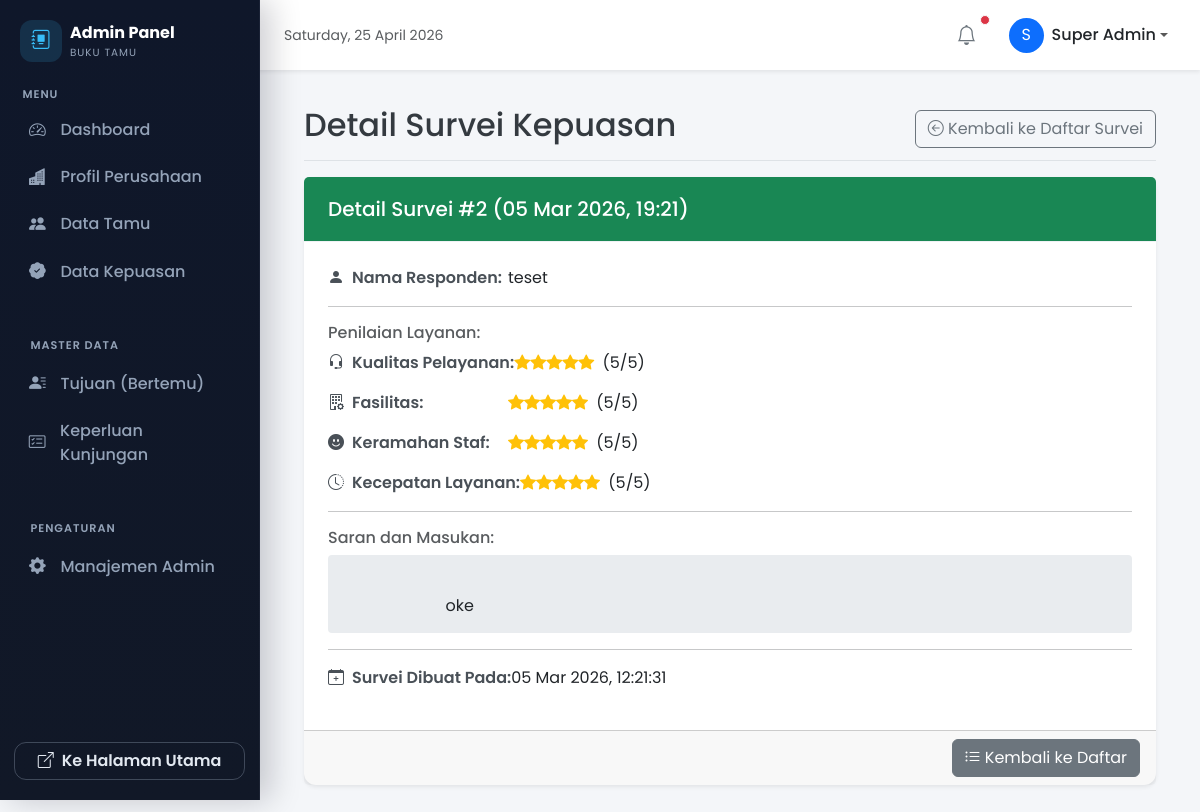
Screenshot of /admin/detail_kepuasan.php?id=2 (signed in) with the database file from the repository.
### tables this page shows
CREATE TABLE `tb_kepuasan` (
  `id_kepuasan` int NOT NULL,
  `id_tamu_fk` int DEFAULT NULL,
  `nama_responden` varchar(120) DEFAULT NULL,
  `tanggal_survei` date NOT NULL,
  `waktu_survei` time NOT NULL,
  `nilai_pelayanan` tinyint NOT NULL,
  `nilai_fasilitas` tinyint NOT NULL,
  `nilai_keramahan` tinyint NOT NULL,
  `nilai_kecepatan` tinyint NOT NULL,
  `saran_masukan` text,
  `created_at` timestamp NOT NULL DEFAULT CURRENT_TIMESTAMP
);

### admin/detail_kepuasan.php (the view, shortened to what this page needs)
<?php
require_once __DIR__ . '/../koneksi/koneksi.php';
$page_title = "Detail Survei Kepuasan";
$survei_detail = null;
if (isset($_GET['id']) && filter_var($_GET['id'], FILTER_VALIDATE_INT)) {
    $id_kepuasan_to_view = $_GET['id'];
    $sql_select_detail = "SELECT ks.id_kepuasan, ks.id_tamu_fk, ks.nama_responden,
                                 ks.tanggal_survei, ks.waktu_survei,
                                 ks.nilai_pelayanan, ks.nilai_fasilitas,
                                 ks.nilai_keramahan, ks.nilai_kecepatan,
                                 ks.saran_masukan, ks.created_at,
                                 t.nama_tamu AS nama_tamu_terkait
                          FROM tb_kepuasan ks
                          LEFT JOIN tb_tamu t ON ks.id_tamu_fk = t.id_tamu
                          WHERE ks.id_kepuasan = ?";
    if ($stmt_detail = $koneksi->prepare($sql_select_detail)) {
        $stmt_detail->bind_param("i", $id_kepuasan_to_view);
        $stmt_detail->execute();
        $result_detail = $stmt_detail->get_result();
        if ($result_detail->num_rows === 1) {
            $survei_detail = $result_detail->fetch_assoc();
        } else {
            $error_message = "Data survei kepuasan tidak ditemukan.";
            $_SESSION['message'] = $error_message;
            $_SESSION['message_type'] = "danger";
            header("Location: data_kepuasan.php");
            exit;
        }
    }
} else {
    $_SESSION['message'] = "ID survei tidak valid atau tidak disediakan.";
    $_SESSION['message_type'] = "warning";
    header("Location: data_kepuasan.php");
    exit;
}
function display_rating_detail($rating_value) {
    $stars_html = '';
    for ($i = 1; $i <= 5; $i++) {
        $stars_html .= ($i <= $rating_value) ? '<i class="bi bi-star-fill rating-stars"></i>' : '<i class="bi bi-star rating-stars"></i>';
    }
    return $stars_html . " <span class='ms-1'>($rating_value/5)</span>";
}
?>
<!DOCTYPE html>
<html lang="id">
<head>
    <link href="https://cdn.jsdelivr.net/npm/bootstrap@5.3.3/dist/css/bootstrap.min.css" rel="stylesheet">
    <link rel="stylesheet" href="https://cdn.jsdelivr.net/npm/bootstrap-icons@1.11.3/font/bootstrap-icons.min.css">
    <link href="css/admin-style.css" rel="stylesheet">
</head>
<body>
    <?php
    if (file_exists(__DIR__ . '/_partials/navbar.php')) { include_once __DIR__ . '/_partials/navbar.php'; }
    if (file_exists(__DIR__ . '/_partials/sidebar.php')) { include_once __DIR__ . '/_partials/sidebar.php'; }
    ?>
    <main class="main-content">
        <div class="container-fluid">
            <div class="d-flex justify-content-between flex-wrap flex-md-nowrap align-items-center pt-3 pb-2 mb-3 border-bottom">
                <h1 class="h2"><?php echo htmlspecialchars($page_title); ?></h1>
                <a href="data_kepuasan.php" class="btn btn-outline-secondary">
                    <i class="bi bi-arrow-left-circle"></i> Kembali ke Daftar Survei
                </a>
            </div>
            <?php if ($survei_detail): ?>
            <div class="card shadow-sm">
                <div class="card-header bg-success text-white">
                    <h5 class="mb-0">Detail Survei #<?php echo $survei_detail['id_kepuasan']; ?>
                        (<?php echo htmlspecialchars(date('d M Y, H:i', strtotime($survei_detail['tanggal_survei'] . ' ' . $survei_detail['waktu_survei']))); ?>)
                    </h5>
                </div>
                <div class="card-body">
                    <div class="detail-group">
                        <span class="detail-label"><i class="bi bi-person-fill me-2"></i>Nama Responden:</span>
                        <span class="detail-value">
                            <?php
                            if (!empty($survei_detail['nama_responden'])) {
                                echo htmlspecialchars($survei_detail['nama_responden']);
                            } else {
                                echo '<em>Anonim</em>';
                            }
                            ?>
                        </span>
                    </div>
                    <hr>
                    <h6 class="mt-3 mb-2 text-muted">Penilaian Layanan:</h6>
                    <div class="detail-group">
                        <span class="detail-label"><i class="bi bi-headset me-2"></i>Kualitas Pelayanan:</span>
                        <span class="detail-value"><?php echo display_rating_detail($survei_detail['nilai_pelayanan']); ?></span>
                    </div>
                    <div class="detail-group">
                        <span class="detail-label"><i class="bi bi-building-gear me-2"></i>Fasilitas:</span>
                        <span class="detail-value"><?php echo display_rating_detail($survei_detail['nilai_fasilitas']); ?></span>
                    </div>
                    <div class="detail-group">
                        <span class="detail-label"><i class="bi bi-emoji-smile-fill me-2"></i>Keramahan Staf:</span>
                        <span class="detail-value"><?php echo display_rating_detail($survei_detail['nilai_keramahan']); ?></span>
                    </div>
                    <div class="detail-group">
                        <span class="detail-label"><i class="bi bi-clock-history me-2"></i>Kecepatan Layanan:</span>
                        <span class="detail-value"><?php echo display_rating_detail($survei_detail['nilai_kecepatan']); ?></span>
                    </div>
                    <hr>
                    <h6 class="mt-3 mb-2 text-muted">Saran dan Masukan:</h6>
                    <div class="saran-masukan-box">
                        <?php echo $survei_detail['saran_masukan'] ? nl2br(htmlspecialchars($survei_detail['saran_masukan'])) : '<em>Tidak ada saran atau masukan.</em>'; ?>
                    </div>
                     <hr>
                     <div class="detail-group">
                        <span class="detail-label"><i class="bi bi-calendar-plus me-2"></i>Survei Dibuat Pada:</span>
                        <span class="detail-value"><?php echo htmlspecialchars(date('d M Y, H:i:s', strtotime($survei_detail['created_at']))); ?></span>
                    </div>
                </div>
                <div class="card-footer text-end">
                    <a href="data_kepuasan.php" class="btn btn-secondary"><i class="bi bi-list-ul"></i> Kembali ke Daftar</a>
                </div>
            </div>
            <?php endif; ?>
        </div>
    </main>
</body>
</html>

### admin/css/admin-style.css (style rules this page uses)
:root { --sidebar-width: 260px; --sidebar-bg: #0f172a; --sidebar-surface: #111827; --sidebar-accent: #38bdf8; --sidebar-text: #e2e8f0; --sidebar-muted: #94a3b8; --sidebar-hover: rgba(148, 163, 184, 0.12); }
body { font-family: 'Poppins', sans-serif; background-color: #f4f6f9; color: #343a40; }
.main-content { padding-top: 90px; padding-left: 1rem; padding-right: 1rem; padding-bottom: 3rem; min-height: 100vh; margin-left: 0; transition: margin-left 0.3s ease-in-out; }
@media (min-width: 768px) { .main-content { margin-left: var(--sidebar-width); padding-left: 2rem; padding-right: 2rem; } }
.card { background-color: #ffffff; border: none; border-radius: 12px; box-shadow: 0 4px 6px rgba(0, 0, 0, 0.04); margin-bottom: 1.5rem; }
.card-header { background-color: transparent; border-bottom: 1px solid #f0f2f5; padding: 1.25rem 1.5rem; font-weight: 600; color: #2c3e50; }
.card-body { padding: 1.5rem; }

### admin/detail_kepuasan.php (style rules this page uses)
.detail-label { font-weight: 600; color: #495057; }
.detail-value { color: #212529; }
.detail-group { margin-bottom: 1rem; display: flex; align-items: center; }
.detail-group .detail-label { min-width: 180px; }
.rating-stars { color: #ffc107; }
.saran-masukan-box { white-space: pre-wrap; background-color: #e9ecef; padding: 15px; border-radius: 0.25rem; }

### rows the page displays
tb_kepuasan: id_kepuasan "2", tanggal_survei+waktu_survei "05 Mar 2026, 19:21", nama_responden "teset", nilai_pelayanan "5 5 5 5", nilai_fasilitas 5 (drawn), nilai_keramahan 5 (drawn), nilai_kecepatan 5 (drawn), saran_masukan "oke", created_at "05 Mar 2026, 12:21:31"

### other values shown
substr($admin_nama_display, 0, 1) "S"
$admin_nama_display "Super Admin"
$page_title "Detail Survei Kepuasan"
